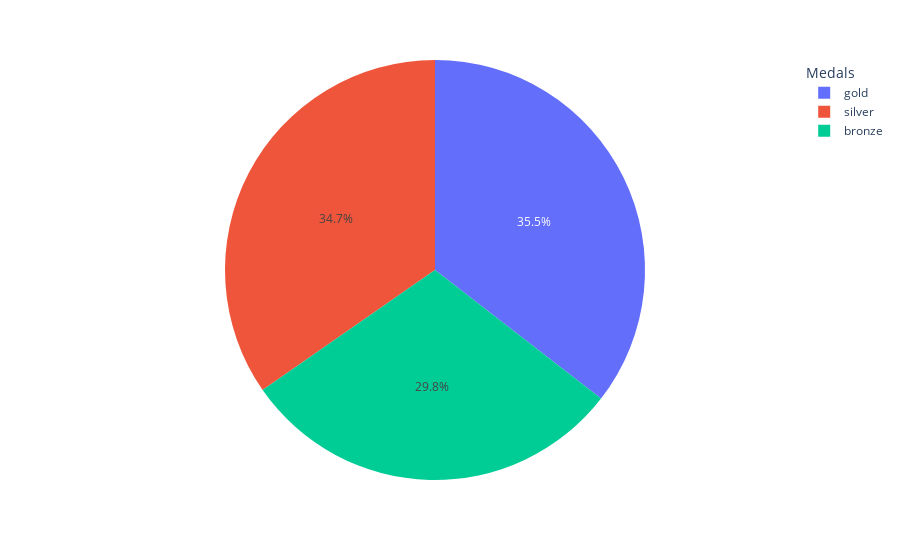

The notebook cell saved with this chart:
### Markdown cell above
# Medals
- Medal type per country, *share of a total* composition with a pie chart

### Code cell
fig = functions.pie_plot_medals(df, year=1896)
#fig = pie_plot_medals(df, country="Greece")
#fig = pie_plot_medals(df, year=1896, country="Greece")
fig.show()

### Figure 1 — Plotly figure (JSON) as saved in the notebook; plotly's stock layout.template omitted (floating-point values rounded to 4 significant figures)
{"data": [{"domain": {"x": [0, 1], "y": [0, 1]}, "hovertemplate": "index=%{label}<br>value=%{value}<extra></extra>", "labels": ["gold", "silver", "bronze"], "legendgroup": "", "name": "", "showlegend": true, "type": "pie", "values": [44, 43, 37]}], "layout": {"legend": {"title": {"text": "Medals"}, "tracegroupgap": 0}, "margin": {"t": 60}}}
